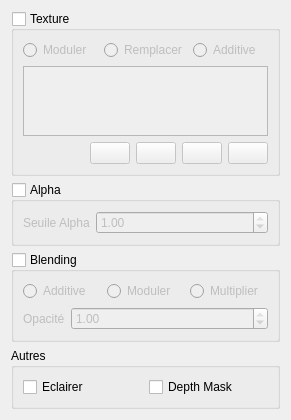
<?xml version="1.0" encoding="UTF-8"?>
<ui version="4.0">
 <class>MaterialEdit</class>
 <widget class="QDialog" name="MaterialEdit">
  <property name="geometry">
   <rect>
    <x>0</x>
    <y>0</y>
    <width>291</width>
    <height>396</height>
   </rect>
  </property>
  <property name="windowTitle">
   <string>Editeur de materiaux</string>
  </property>
  <layout class="QVBoxLayout" name="verticalLayout">
   <item>
    <widget class="QGroupBox" name="textured">
     <property name="title">
      <string>Texture</string>
     </property>
     <property name="checkable">
      <bool>true</bool>
     </property>
     <property name="checked">
      <bool>false</bool>
     </property>
     <layout class="QVBoxLayout" name="verticalLayout_4">
      <item>
       <layout class="QHBoxLayout" name="horizontalLayout_5">
        <item>
         <widget class="QRadioButton" name="texture_modulate">
          <property name="text">
           <string>Moduler</string>
          </property>
         </widget>
        </item>
        <item>
         <widget class="QRadioButton" name="texture_replace">
          <property name="text">
           <string>Remplacer</string>
          </property>
         </widget>
        </item>
        <item>
         <widget class="QRadioButton" name="texture_additive">
          <property name="text">
           <string>Additive</string>
          </property>
         </widget>
        </item>
       </layout>
      </item>
      <item>
       <widget class="QListView" name="textureView"/>
      </item>
      <item>
       <layout class="QHBoxLayout" name="horizontalLayout">
        <item>
         <spacer name="horizontalSpacer">
          <property name="orientation">
           <enum>Qt::Horizontal</enum>
          </property>
          <property name="sizeHint" stdset="0">
           <size>
            <width>40</width>
            <height>20</height>
           </size>
          </property>
         </spacer>
        </item>
        <item>
         <widget class="QPushButton" name="up">
          <property name="text">
           <string/>
          </property>
          <property name="icon">
           <iconset resource="ressource.qrc">
            <normaloff>:/Icons/icons/arrow_down.png</normaloff>:/Icons/icons/arrow_down.png</iconset>
          </property>
         </widget>
        </item>
        <item>
         <widget class="QPushButton" name="down">
          <property name="text">
           <string/>
          </property>
          <property name="icon">
           <iconset resource="ressource.qrc">
            <normaloff>:/Icons/icons/arrow_up.png</normaloff>:/Icons/icons/arrow_up.png</iconset>
          </property>
         </widget>
        </item>
        <item>
         <widget class="QPushButton" name="add">
          <property name="text">
           <string/>
          </property>
          <property name="icon">
           <iconset resource="ressource.qrc">
            <normaloff>:/Icons/icons/explore.png</normaloff>:/Icons/icons/explore.png</iconset>
          </property>
         </widget>
        </item>
        <item>
         <widget class="QPushButton" name="del">
          <property name="text">
           <string/>
          </property>
          <property name="icon">
           <iconset resource="ressource.qrc">
            <normaloff>:/Icons/icons/cross.png</normaloff>:/Icons/icons/cross.png</iconset>
          </property>
         </widget>
        </item>
       </layout>
      </item>
     </layout>
    </widget>
   </item>
   <item>
    <widget class="QGroupBox" name="alpha">
     <property name="title">
      <string>Alpha</string>
     </property>
     <property name="checkable">
      <bool>true</bool>
     </property>
     <property name="checked">
      <bool>false</bool>
     </property>
     <layout class="QVBoxLayout" name="verticalLayout_3">
      <item>
       <layout class="QFormLayout" name="formLayout_3">
        <property name="fieldGrowthPolicy">
         <enum>QFormLayout::AllNonFixedFieldsGrow</enum>
        </property>
        <item row="0" column="0">
         <widget class="QLabel" name="label_39">
          <property name="text">
           <string>Seuile Alpha</string>
          </property>
         </widget>
        </item>
        <item row="0" column="1">
         <widget class="QDoubleSpinBox" name="alphathreshold">
          <property name="maximum">
           <double>1.000000000000000</double>
          </property>
          <property name="singleStep">
           <double>0.100000000000000</double>
          </property>
          <property name="value">
           <double>1.000000000000000</double>
          </property>
         </widget>
        </item>
       </layout>
      </item>
     </layout>
    </widget>
   </item>
   <item>
    <widget class="QGroupBox" name="blending">
     <property name="title">
      <string>Blending</string>
     </property>
     <property name="checkable">
      <bool>true</bool>
     </property>
     <property name="checked">
      <bool>false</bool>
     </property>
     <layout class="QVBoxLayout" name="verticalLayout_2">
      <item>
       <layout class="QHBoxLayout" name="horizontalLayout_3">
        <item>
         <widget class="QRadioButton" name="blend_additive">
          <property name="text">
           <string>Additive</string>
          </property>
         </widget>
        </item>
        <item>
         <widget class="QRadioButton" name="blend_modulate">
          <property name="text">
           <string>Moduler</string>
          </property>
         </widget>
        </item>
        <item>
         <widget class="QRadioButton" name="blend_mul">
          <property name="text">
           <string>Multiplier</string>
          </property>
         </widget>
        </item>
       </layout>
      </item>
      <item>
       <layout class="QFormLayout" name="formLayout_2">
        <property name="fieldGrowthPolicy">
         <enum>QFormLayout::AllNonFixedFieldsGrow</enum>
        </property>
        <item row="0" column="0">
         <widget class="QLabel" name="label_36">
          <property name="text">
           <string>Opacité</string>
          </property>
         </widget>
        </item>
        <item row="0" column="1">
         <widget class="QDoubleSpinBox" name="opacity">
          <property name="maximum">
           <double>1.000000000000000</double>
          </property>
          <property name="singleStep">
           <double>0.100000000000000</double>
          </property>
          <property name="value">
           <double>1.000000000000000</double>
          </property>
         </widget>
        </item>
       </layout>
      </item>
     </layout>
    </widget>
   </item>
   <item>
    <widget class="QGroupBox" name="others">
     <property name="title">
      <string>Autres</string>
     </property>
     <layout class="QHBoxLayout" name="horizontalLayout_2">
      <item>
       <widget class="QCheckBox" name="lighted">
        <property name="text">
         <string>Eclairer</string>
        </property>
       </widget>
      </item>
      <item>
       <widget class="QCheckBox" name="depthMask">
        <property name="text">
         <string>Depth Mask</string>
        </property>
       </widget>
      </item>
     </layout>
    </widget>
   </item>
  </layout>
 </widget>
 <resources>
  <include location="ressource.qrc"/>
 </resources>
 <connections/>
</ui>
